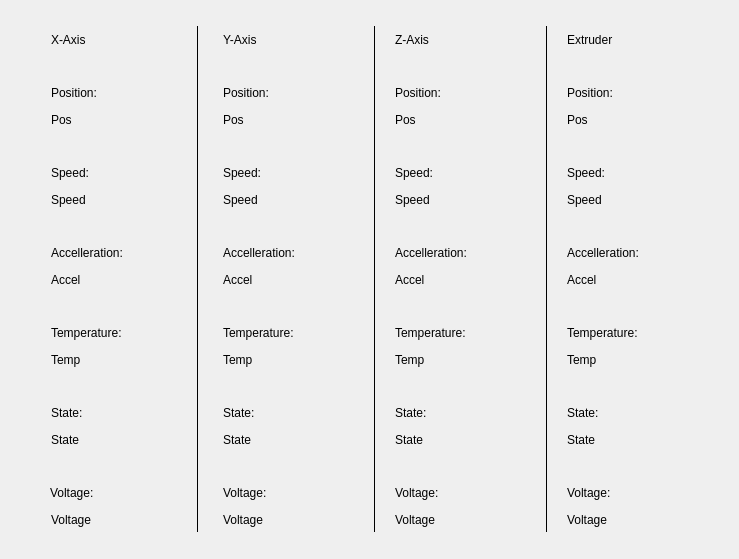
<?xml version="1.0" encoding="UTF-8"?>
<ui version="4.0">
 <class>InfoMotorScreen</class>
 <widget class="QWidget" name="InfoMotorScreen">
  <property name="geometry">
   <rect>
    <x>0</x>
    <y>0</y>
    <width>739</width>
    <height>559</height>
   </rect>
  </property>
  <property name="windowTitle">
   <string>Form</string>
  </property>
  <widget class="QLabel" name="xAxisLabel">
   <property name="geometry">
    <rect>
     <x>51</x>
     <y>26</y>
     <width>121</width>
     <height>27</height>
    </rect>
   </property>
   <property name="text">
    <string>X-Axis</string>
   </property>
   <property name="alignment">
    <set>Qt::AlignLeading|Qt::AlignLeft|Qt::AlignVCenter</set>
   </property>
  </widget>
  <widget class="QLabel" name="xAxisPositionLabel">
   <property name="geometry">
    <rect>
     <x>51</x>
     <y>79</y>
     <width>121</width>
     <height>27</height>
    </rect>
   </property>
   <property name="text">
    <string>Position:</string>
   </property>
   <property name="alignment">
    <set>Qt::AlignLeading|Qt::AlignLeft|Qt::AlignVCenter</set>
   </property>
  </widget>
  <widget class="QLabel" name="xAxisPositionValueLabel">
   <property name="geometry">
    <rect>
     <x>51</x>
     <y>106</y>
     <width>121</width>
     <height>27</height>
    </rect>
   </property>
   <property name="text">
    <string>Pos</string>
   </property>
   <property name="alignment">
    <set>Qt::AlignLeading|Qt::AlignLeft|Qt::AlignVCenter</set>
   </property>
  </widget>
  <widget class="QLabel" name="xAxisSpeedLabel">
   <property name="geometry">
    <rect>
     <x>51</x>
     <y>159</y>
     <width>121</width>
     <height>27</height>
    </rect>
   </property>
   <property name="text">
    <string>Speed:</string>
   </property>
   <property name="alignment">
    <set>Qt::AlignLeading|Qt::AlignLeft|Qt::AlignVCenter</set>
   </property>
  </widget>
  <widget class="QLabel" name="xAxisSpeedValueLabel">
   <property name="geometry">
    <rect>
     <x>51</x>
     <y>186</y>
     <width>121</width>
     <height>27</height>
    </rect>
   </property>
   <property name="text">
    <string>Speed</string>
   </property>
   <property name="alignment">
    <set>Qt::AlignLeading|Qt::AlignLeft|Qt::AlignVCenter</set>
   </property>
  </widget>
  <widget class="QLabel" name="xAxisAccelerationLabel">
   <property name="geometry">
    <rect>
     <x>51</x>
     <y>239</y>
     <width>121</width>
     <height>27</height>
    </rect>
   </property>
   <property name="text">
    <string>Accelleration:</string>
   </property>
   <property name="alignment">
    <set>Qt::AlignLeading|Qt::AlignLeft|Qt::AlignVCenter</set>
   </property>
  </widget>
  <widget class="QLabel" name="xAxisAccelerationValueLabel">
   <property name="geometry">
    <rect>
     <x>51</x>
     <y>266</y>
     <width>121</width>
     <height>27</height>
    </rect>
   </property>
   <property name="text">
    <string>Accel</string>
   </property>
   <property name="alignment">
    <set>Qt::AlignLeading|Qt::AlignLeft|Qt::AlignVCenter</set>
   </property>
  </widget>
  <widget class="QLabel" name="xAxisTemperatureLabel">
   <property name="geometry">
    <rect>
     <x>51</x>
     <y>319</y>
     <width>121</width>
     <height>27</height>
    </rect>
   </property>
   <property name="text">
    <string>Temperature:</string>
   </property>
   <property name="alignment">
    <set>Qt::AlignLeading|Qt::AlignLeft|Qt::AlignVCenter</set>
   </property>
  </widget>
  <widget class="QLabel" name="xAxisTemperatureValueLabel">
   <property name="geometry">
    <rect>
     <x>51</x>
     <y>346</y>
     <width>121</width>
     <height>27</height>
    </rect>
   </property>
   <property name="text">
    <string>Temp</string>
   </property>
   <property name="alignment">
    <set>Qt::AlignLeading|Qt::AlignLeft|Qt::AlignVCenter</set>
   </property>
  </widget>
  <widget class="QLabel" name="xAxisStateLabel">
   <property name="geometry">
    <rect>
     <x>51</x>
     <y>399</y>
     <width>121</width>
     <height>27</height>
    </rect>
   </property>
   <property name="text">
    <string>State:</string>
   </property>
   <property name="alignment">
    <set>Qt::AlignLeading|Qt::AlignLeft|Qt::AlignVCenter</set>
   </property>
  </widget>
  <widget class="QLabel" name="xAxisStateValueLabel">
   <property name="geometry">
    <rect>
     <x>51</x>
     <y>426</y>
     <width>121</width>
     <height>27</height>
    </rect>
   </property>
   <property name="text">
    <string>State</string>
   </property>
   <property name="alignment">
    <set>Qt::AlignLeading|Qt::AlignLeft|Qt::AlignVCenter</set>
   </property>
  </widget>
  <widget class="QLabel" name="xAxisVoltageLabel">
   <property name="geometry">
    <rect>
     <x>50</x>
     <y>479</y>
     <width>121</width>
     <height>27</height>
    </rect>
   </property>
   <property name="text">
    <string>Voltage:</string>
   </property>
   <property name="alignment">
    <set>Qt::AlignLeading|Qt::AlignLeft|Qt::AlignVCenter</set>
   </property>
  </widget>
  <widget class="QLabel" name="xAxisVoltageValueLabel">
   <property name="geometry">
    <rect>
     <x>51</x>
     <y>506</y>
     <width>121</width>
     <height>27</height>
    </rect>
   </property>
   <property name="text">
    <string>Voltage</string>
   </property>
   <property name="alignment">
    <set>Qt::AlignLeading|Qt::AlignLeft|Qt::AlignVCenter</set>
   </property>
  </widget>
  <widget class="QLabel" name="yAxisSpeedLabel">
   <property name="geometry">
    <rect>
     <x>223</x>
     <y>159</y>
     <width>121</width>
     <height>27</height>
    </rect>
   </property>
   <property name="text">
    <string>Speed:</string>
   </property>
   <property name="alignment">
    <set>Qt::AlignLeading|Qt::AlignLeft|Qt::AlignVCenter</set>
   </property>
  </widget>
  <widget class="QLabel" name="yAxisPositionValueLabel">
   <property name="geometry">
    <rect>
     <x>223</x>
     <y>106</y>
     <width>121</width>
     <height>27</height>
    </rect>
   </property>
   <property name="text">
    <string>Pos</string>
   </property>
   <property name="alignment">
    <set>Qt::AlignLeading|Qt::AlignLeft|Qt::AlignVCenter</set>
   </property>
  </widget>
  <widget class="QLabel" name="yAxisPositionLabel">
   <property name="geometry">
    <rect>
     <x>223</x>
     <y>79</y>
     <width>121</width>
     <height>27</height>
    </rect>
   </property>
   <property name="text">
    <string>Position:</string>
   </property>
   <property name="alignment">
    <set>Qt::AlignLeading|Qt::AlignLeft|Qt::AlignVCenter</set>
   </property>
  </widget>
  <widget class="QLabel" name="yAxisAccelerationValueLabel">
   <property name="geometry">
    <rect>
     <x>223</x>
     <y>266</y>
     <width>121</width>
     <height>27</height>
    </rect>
   </property>
   <property name="text">
    <string>Accel</string>
   </property>
   <property name="alignment">
    <set>Qt::AlignLeading|Qt::AlignLeft|Qt::AlignVCenter</set>
   </property>
  </widget>
  <widget class="QLabel" name="yAxisStateValueLabel">
   <property name="geometry">
    <rect>
     <x>223</x>
     <y>426</y>
     <width>121</width>
     <height>27</height>
    </rect>
   </property>
   <property name="text">
    <string>State</string>
   </property>
   <property name="alignment">
    <set>Qt::AlignLeading|Qt::AlignLeft|Qt::AlignVCenter</set>
   </property>
  </widget>
  <widget class="QLabel" name="yAxisSpeedValueLabel">
   <property name="geometry">
    <rect>
     <x>223</x>
     <y>186</y>
     <width>121</width>
     <height>27</height>
    </rect>
   </property>
   <property name="text">
    <string>Speed</string>
   </property>
   <property name="alignment">
    <set>Qt::AlignLeading|Qt::AlignLeft|Qt::AlignVCenter</set>
   </property>
  </widget>
  <widget class="QLabel" name="yAxisStateLabel">
   <property name="geometry">
    <rect>
     <x>223</x>
     <y>399</y>
     <width>121</width>
     <height>27</height>
    </rect>
   </property>
   <property name="text">
    <string>State:</string>
   </property>
   <property name="alignment">
    <set>Qt::AlignLeading|Qt::AlignLeft|Qt::AlignVCenter</set>
   </property>
  </widget>
  <widget class="QLabel" name="yAxisVoltageLabel">
   <property name="geometry">
    <rect>
     <x>223</x>
     <y>479</y>
     <width>121</width>
     <height>27</height>
    </rect>
   </property>
   <property name="text">
    <string>Voltage:</string>
   </property>
   <property name="alignment">
    <set>Qt::AlignLeading|Qt::AlignLeft|Qt::AlignVCenter</set>
   </property>
  </widget>
  <widget class="QLabel" name="yAxisAccelerationLabel">
   <property name="geometry">
    <rect>
     <x>223</x>
     <y>239</y>
     <width>121</width>
     <height>27</height>
    </rect>
   </property>
   <property name="text">
    <string>Accelleration:</string>
   </property>
   <property name="alignment">
    <set>Qt::AlignLeading|Qt::AlignLeft|Qt::AlignVCenter</set>
   </property>
  </widget>
  <widget class="QLabel" name="yAxisTemperatureValueLabel">
   <property name="geometry">
    <rect>
     <x>223</x>
     <y>346</y>
     <width>121</width>
     <height>27</height>
    </rect>
   </property>
   <property name="text">
    <string>Temp</string>
   </property>
   <property name="alignment">
    <set>Qt::AlignLeading|Qt::AlignLeft|Qt::AlignVCenter</set>
   </property>
  </widget>
  <widget class="QLabel" name="yAxisLabel">
   <property name="geometry">
    <rect>
     <x>223</x>
     <y>26</y>
     <width>121</width>
     <height>27</height>
    </rect>
   </property>
   <property name="text">
    <string>Y-Axis</string>
   </property>
   <property name="alignment">
    <set>Qt::AlignLeading|Qt::AlignLeft|Qt::AlignVCenter</set>
   </property>
  </widget>
  <widget class="QLabel" name="yAxisVoltageValueLabel">
   <property name="geometry">
    <rect>
     <x>223</x>
     <y>506</y>
     <width>121</width>
     <height>27</height>
    </rect>
   </property>
   <property name="text">
    <string>Voltage</string>
   </property>
   <property name="alignment">
    <set>Qt::AlignLeading|Qt::AlignLeft|Qt::AlignVCenter</set>
   </property>
  </widget>
  <widget class="QLabel" name="yAxisTemperatureLabel">
   <property name="geometry">
    <rect>
     <x>223</x>
     <y>319</y>
     <width>121</width>
     <height>27</height>
    </rect>
   </property>
   <property name="text">
    <string>Temperature:</string>
   </property>
   <property name="alignment">
    <set>Qt::AlignLeading|Qt::AlignLeft|Qt::AlignVCenter</set>
   </property>
  </widget>
  <widget class="QLabel" name="zAxisAccelerationLabel">
   <property name="geometry">
    <rect>
     <x>395</x>
     <y>239</y>
     <width>121</width>
     <height>27</height>
    </rect>
   </property>
   <property name="text">
    <string>Accelleration:</string>
   </property>
   <property name="alignment">
    <set>Qt::AlignLeading|Qt::AlignLeft|Qt::AlignVCenter</set>
   </property>
  </widget>
  <widget class="QLabel" name="zAxisLabel">
   <property name="geometry">
    <rect>
     <x>395</x>
     <y>26</y>
     <width>121</width>
     <height>27</height>
    </rect>
   </property>
   <property name="text">
    <string>Z-Axis</string>
   </property>
   <property name="alignment">
    <set>Qt::AlignLeading|Qt::AlignLeft|Qt::AlignVCenter</set>
   </property>
  </widget>
  <widget class="QLabel" name="zAxisPositionValueLabel">
   <property name="geometry">
    <rect>
     <x>395</x>
     <y>106</y>
     <width>121</width>
     <height>27</height>
    </rect>
   </property>
   <property name="text">
    <string>Pos</string>
   </property>
   <property name="alignment">
    <set>Qt::AlignLeading|Qt::AlignLeft|Qt::AlignVCenter</set>
   </property>
  </widget>
  <widget class="QLabel" name="zAxisSpeedValueLabel">
   <property name="geometry">
    <rect>
     <x>395</x>
     <y>186</y>
     <width>121</width>
     <height>27</height>
    </rect>
   </property>
   <property name="text">
    <string>Speed</string>
   </property>
   <property name="alignment">
    <set>Qt::AlignLeading|Qt::AlignLeft|Qt::AlignVCenter</set>
   </property>
  </widget>
  <widget class="QLabel" name="zAxisTemperatureLabel">
   <property name="geometry">
    <rect>
     <x>395</x>
     <y>319</y>
     <width>121</width>
     <height>27</height>
    </rect>
   </property>
   <property name="text">
    <string>Temperature:</string>
   </property>
   <property name="alignment">
    <set>Qt::AlignLeading|Qt::AlignLeft|Qt::AlignVCenter</set>
   </property>
  </widget>
  <widget class="QLabel" name="zAxisVoltageValueLabel">
   <property name="geometry">
    <rect>
     <x>395</x>
     <y>506</y>
     <width>121</width>
     <height>27</height>
    </rect>
   </property>
   <property name="text">
    <string>Voltage</string>
   </property>
   <property name="alignment">
    <set>Qt::AlignLeading|Qt::AlignLeft|Qt::AlignVCenter</set>
   </property>
  </widget>
  <widget class="QLabel" name="zAxisAccelerationValueLabel">
   <property name="geometry">
    <rect>
     <x>395</x>
     <y>266</y>
     <width>121</width>
     <height>27</height>
    </rect>
   </property>
   <property name="text">
    <string>Accel</string>
   </property>
   <property name="alignment">
    <set>Qt::AlignLeading|Qt::AlignLeft|Qt::AlignVCenter</set>
   </property>
  </widget>
  <widget class="QLabel" name="zAxisVoltageLabel">
   <property name="geometry">
    <rect>
     <x>395</x>
     <y>479</y>
     <width>121</width>
     <height>27</height>
    </rect>
   </property>
   <property name="text">
    <string>Voltage:</string>
   </property>
   <property name="alignment">
    <set>Qt::AlignLeading|Qt::AlignLeft|Qt::AlignVCenter</set>
   </property>
  </widget>
  <widget class="QLabel" name="zAxisTemperatureValueLabel">
   <property name="geometry">
    <rect>
     <x>395</x>
     <y>346</y>
     <width>121</width>
     <height>27</height>
    </rect>
   </property>
   <property name="text">
    <string>Temp</string>
   </property>
   <property name="alignment">
    <set>Qt::AlignLeading|Qt::AlignLeft|Qt::AlignVCenter</set>
   </property>
  </widget>
  <widget class="QLabel" name="zAxisStateValueLabel">
   <property name="geometry">
    <rect>
     <x>395</x>
     <y>426</y>
     <width>121</width>
     <height>27</height>
    </rect>
   </property>
   <property name="text">
    <string>State</string>
   </property>
   <property name="alignment">
    <set>Qt::AlignLeading|Qt::AlignLeft|Qt::AlignVCenter</set>
   </property>
  </widget>
  <widget class="QLabel" name="zAxisSpeedLabel">
   <property name="geometry">
    <rect>
     <x>395</x>
     <y>159</y>
     <width>121</width>
     <height>27</height>
    </rect>
   </property>
   <property name="text">
    <string>Speed:</string>
   </property>
   <property name="alignment">
    <set>Qt::AlignLeading|Qt::AlignLeft|Qt::AlignVCenter</set>
   </property>
  </widget>
  <widget class="QLabel" name="zAxisPositionLabel">
   <property name="geometry">
    <rect>
     <x>395</x>
     <y>79</y>
     <width>121</width>
     <height>27</height>
    </rect>
   </property>
   <property name="text">
    <string>Position:</string>
   </property>
   <property name="alignment">
    <set>Qt::AlignLeading|Qt::AlignLeft|Qt::AlignVCenter</set>
   </property>
  </widget>
  <widget class="QLabel" name="zAxisStateLabel">
   <property name="geometry">
    <rect>
     <x>395</x>
     <y>399</y>
     <width>121</width>
     <height>27</height>
    </rect>
   </property>
   <property name="text">
    <string>State:</string>
   </property>
   <property name="alignment">
    <set>Qt::AlignLeading|Qt::AlignLeft|Qt::AlignVCenter</set>
   </property>
  </widget>
  <widget class="QLabel" name="extruderAccelerationLabel">
   <property name="geometry">
    <rect>
     <x>567</x>
     <y>239</y>
     <width>121</width>
     <height>27</height>
    </rect>
   </property>
   <property name="text">
    <string>Accelleration:</string>
   </property>
   <property name="alignment">
    <set>Qt::AlignLeading|Qt::AlignLeft|Qt::AlignVCenter</set>
   </property>
  </widget>
  <widget class="QLabel" name="extruderAccelerationValueLabel">
   <property name="geometry">
    <rect>
     <x>567</x>
     <y>266</y>
     <width>121</width>
     <height>27</height>
    </rect>
   </property>
   <property name="text">
    <string>Accel</string>
   </property>
   <property name="alignment">
    <set>Qt::AlignLeading|Qt::AlignLeft|Qt::AlignVCenter</set>
   </property>
  </widget>
  <widget class="QLabel" name="extruderPositionLabel">
   <property name="geometry">
    <rect>
     <x>567</x>
     <y>79</y>
     <width>121</width>
     <height>27</height>
    </rect>
   </property>
   <property name="text">
    <string>Position:</string>
   </property>
   <property name="alignment">
    <set>Qt::AlignLeading|Qt::AlignLeft|Qt::AlignVCenter</set>
   </property>
  </widget>
  <widget class="QLabel" name="extruderSpeedValueLabel">
   <property name="geometry">
    <rect>
     <x>567</x>
     <y>186</y>
     <width>121</width>
     <height>27</height>
    </rect>
   </property>
   <property name="text">
    <string>Speed</string>
   </property>
   <property name="alignment">
    <set>Qt::AlignLeading|Qt::AlignLeft|Qt::AlignVCenter</set>
   </property>
  </widget>
  <widget class="QLabel" name="extruderSpeedLabel">
   <property name="geometry">
    <rect>
     <x>567</x>
     <y>159</y>
     <width>121</width>
     <height>27</height>
    </rect>
   </property>
   <property name="text">
    <string>Speed:</string>
   </property>
   <property name="alignment">
    <set>Qt::AlignLeading|Qt::AlignLeft|Qt::AlignVCenter</set>
   </property>
  </widget>
  <widget class="QLabel" name="extruderVoltageValueLabel">
   <property name="geometry">
    <rect>
     <x>567</x>
     <y>506</y>
     <width>121</width>
     <height>27</height>
    </rect>
   </property>
   <property name="text">
    <string>Voltage</string>
   </property>
   <property name="alignment">
    <set>Qt::AlignLeading|Qt::AlignLeft|Qt::AlignVCenter</set>
   </property>
  </widget>
  <widget class="QLabel" name="extruderPositionValueLabel">
   <property name="geometry">
    <rect>
     <x>567</x>
     <y>106</y>
     <width>121</width>
     <height>27</height>
    </rect>
   </property>
   <property name="text">
    <string>Pos</string>
   </property>
   <property name="alignment">
    <set>Qt::AlignLeading|Qt::AlignLeft|Qt::AlignVCenter</set>
   </property>
  </widget>
  <widget class="QLabel" name="extruderTemperatureLabel">
   <property name="geometry">
    <rect>
     <x>567</x>
     <y>319</y>
     <width>121</width>
     <height>27</height>
    </rect>
   </property>
   <property name="text">
    <string>Temperature:</string>
   </property>
   <property name="alignment">
    <set>Qt::AlignLeading|Qt::AlignLeft|Qt::AlignVCenter</set>
   </property>
  </widget>
  <widget class="QLabel" name="extruderLabel">
   <property name="geometry">
    <rect>
     <x>567</x>
     <y>26</y>
     <width>121</width>
     <height>27</height>
    </rect>
   </property>
   <property name="text">
    <string>Extruder</string>
   </property>
   <property name="alignment">
    <set>Qt::AlignLeading|Qt::AlignLeft|Qt::AlignVCenter</set>
   </property>
  </widget>
  <widget class="QLabel" name="extruderStateLabel">
   <property name="geometry">
    <rect>
     <x>567</x>
     <y>399</y>
     <width>121</width>
     <height>27</height>
    </rect>
   </property>
   <property name="text">
    <string>State:</string>
   </property>
   <property name="alignment">
    <set>Qt::AlignLeading|Qt::AlignLeft|Qt::AlignVCenter</set>
   </property>
  </widget>
  <widget class="QLabel" name="extruderVoltageLabel">
   <property name="geometry">
    <rect>
     <x>567</x>
     <y>479</y>
     <width>121</width>
     <height>27</height>
    </rect>
   </property>
   <property name="text">
    <string>Voltage:</string>
   </property>
   <property name="alignment">
    <set>Qt::AlignLeading|Qt::AlignLeft|Qt::AlignVCenter</set>
   </property>
  </widget>
  <widget class="QLabel" name="extruderTemperatureValueLabel">
   <property name="geometry">
    <rect>
     <x>567</x>
     <y>346</y>
     <width>121</width>
     <height>27</height>
    </rect>
   </property>
   <property name="text">
    <string>Temp</string>
   </property>
   <property name="alignment">
    <set>Qt::AlignLeading|Qt::AlignLeft|Qt::AlignVCenter</set>
   </property>
  </widget>
  <widget class="QLabel" name="extruderStateValueLabel">
   <property name="geometry">
    <rect>
     <x>567</x>
     <y>426</y>
     <width>121</width>
     <height>27</height>
    </rect>
   </property>
   <property name="text">
    <string>State</string>
   </property>
   <property name="alignment">
    <set>Qt::AlignLeading|Qt::AlignLeft|Qt::AlignVCenter</set>
   </property>
  </widget>
  <widget class="Line" name="verticalLine1">
   <property name="geometry">
    <rect>
     <x>197</x>
     <y>26</y>
     <width>1</width>
     <height>506</height>
    </rect>
   </property>
   <property name="styleSheet">
    <string notr="true">background-color: #000000</string>
   </property>
   <property name="orientation">
    <enum>Qt::Vertical</enum>
   </property>
  </widget>
  <widget class="Line" name="verticalLine2">
   <property name="geometry">
    <rect>
     <x>374</x>
     <y>26</y>
     <width>1</width>
     <height>506</height>
    </rect>
   </property>
   <property name="styleSheet">
    <string notr="true">background-color: #000000</string>
   </property>
   <property name="orientation">
    <enum>Qt::Vertical</enum>
   </property>
  </widget>
  <widget class="Line" name="verticalLine3">
   <property name="geometry">
    <rect>
     <x>546</x>
     <y>26</y>
     <width>1</width>
     <height>506</height>
    </rect>
   </property>
   <property name="styleSheet">
    <string notr="true">background-color: #000000</string>
   </property>
   <property name="orientation">
    <enum>Qt::Vertical</enum>
   </property>
  </widget>
 </widget>
 <resources/>
 <connections/>
</ui>
